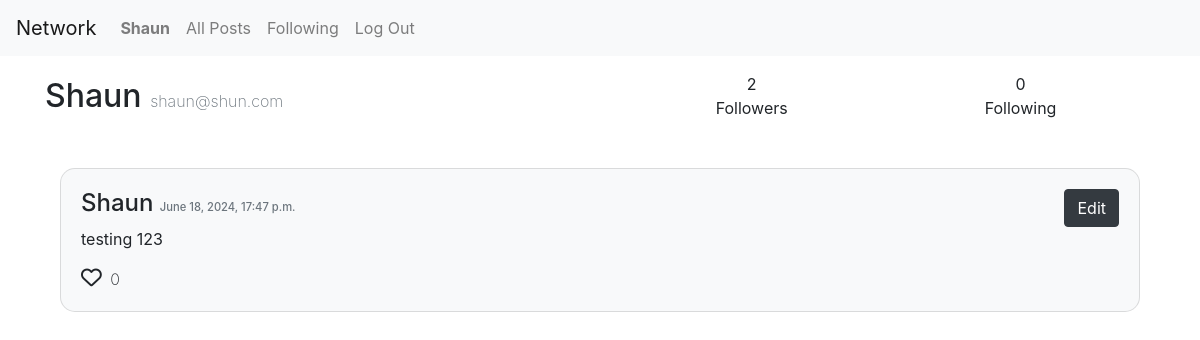
The page /profile/3/ (signed in) on the database as committed earlier.
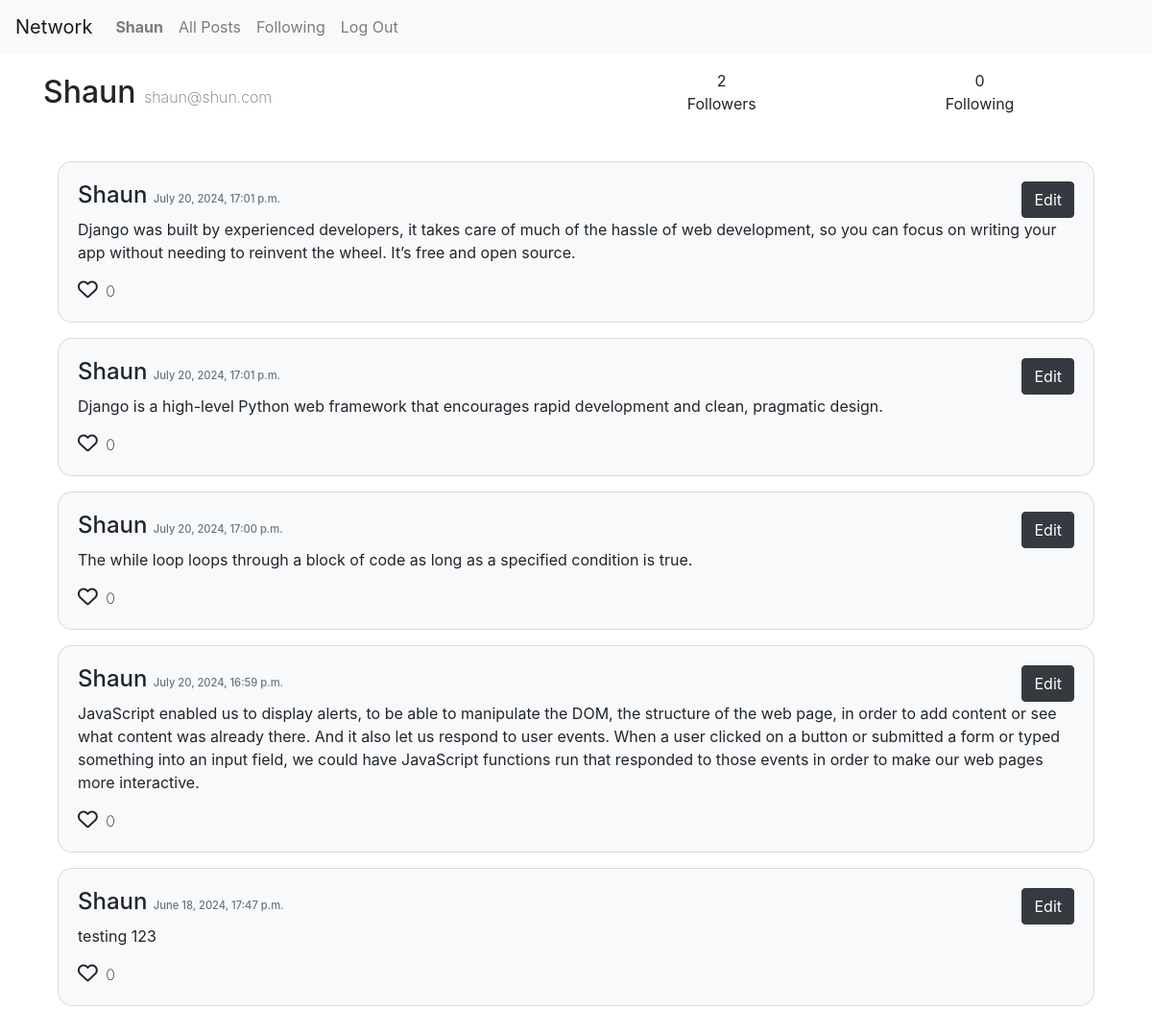
The same page on the database as committed later.
### network/models.py (models this page shows, shortened)
class User(AbstractUser):
    pass

class Post(models.Model):
    content = models.TextField()
    user= models.ForeignKey('User', on_delete=models.CASCADE, related_name="user_post")
    timestamp= models.DateTimeField(auto_now_add=True)

### network/views.py (the view)
# urls.py: path("profile/<int:user_id>/", views.profile, name="profile"),
@login_required
def profile(request, user_id):
    user = get_object_or_404(User, pk=user_id)
    is_profile = request.user == user
    is_following = Follow.objects.filter(user=request.user, followed=user).exists()
    following_count = user.user_following.count()
    followers_count = user.user_followed.count()
    posts = user.user_post.all().order_by('-timestamp')
    page = request.GET.get("page")
    page_posts = paginator(posts,page)
    return render(request, "network/profile.html", {
        "user1":user,
        "is_profile": is_profile,
        "following_count": following_count,
        "follower_count": followers_count,
        "is_following": is_following,
        "page_posts": page_posts,
    })

### network/views.py (called while the page is built)
def paginator(posts, page):
     paginator = Paginator(posts, 10)
     page_posts = paginator.get_page(page)
     return page_posts

### network/templates/network/profile.html (shortened to what this page needs)
{% extends "network/layout.html" %} {% block body %}
<div class="container">
  <div class="mt-3 d-flex flex-row">
    <div id="user-data" class="flex-fill d-flex align-self-center">
      <p>
        {{user1.username | title}}
        <span id="email-text" class="text-muted">{{user1.email}}</span>
      </p>
    </div>
    <div id="follow-count" class="d-flex flex-fill">
      <div class="col align-self-center">
        <p class="text-center">{{ follower_count }}</p>
        <p class="text-center">Followers</p>
      </div>
      <div class="col align-self-center">
        <p class="text-center">{{following_count}}</p>
        <p class="text-center">Following</p>
      </div>
    </div>
  </div>
  <div id="posts" class="container mt-5">
    {% for post in page_posts %}
      {% include "../network/widget/post.widget.html" with post=post user=user %}
    {% endfor %}
    <nav
      aria-label="Page navigation example"
      class="mt-3 d-flex justify-content-center"
    >
    </nav>
  </div>
</div>
{% endblock body %}

### network/templates/network/layout.html (shortened to what this page needs)
{% load static %}
<!DOCTYPE html>
<html lang="en">
  <head>
    <link
      rel="stylesheet"
      href="https://stackpath.bootstrapcdn.com/bootstrap/4.4.1/css/bootstrap.min.css"
    />
    <link href="{% static 'network/styles.css' %}" rel="stylesheet" />
  </head>
  <body>
    <nav class="navbar navbar-expand-lg navbar-light bg-light">
      <a class="navbar-brand" href="{% url "index" %}">Network</a>
      <div>
        <ul class="navbar-nav mr-auto">
          {% if user.is_authenticated %}
          <li class="nav-item">
            <a class="nav-link" href="{% url "profile" user.id %}"
              ><strong>{{ user.username| title }}</strong></a
            >
          </li>
          {% endif %}
          <li id="allPosts" class="nav-item">
            <a  class="nav-link" href="{% url "index"  %}">All Posts</a>
          </li>
          {% if user.is_authenticated %}
          <li id="fllwnPosts" class="nav-item">
            <a class="nav-link" href="{% url "posts_route" 'following' %}">Following</a>
          </li>
          <li class="nav-item">
            <a class="nav-link" href="{% url 'logout' %}">Log Out</a>
          </li>
          {% endif %}
        </ul>
      </div>
    </nav>
    <div class="body">{% block body %} {% endblock %}</div>
  </body>
</html>

### network/templates/network/widget/post.widget.html (shortened to what this page needs)
<div class="bg-light card mt-3">
    <div class="card-body">
      <div class="d-flex justify-content-between">
        <h4>
          <a href="{% url "profile" post.user.id %}">{{post.user.username | title}}</a>
          <span class="text-muted">{{ post.timestamp|date:"F d, Y, H:i a" }}</span>
        </h4>
        {% if post.user == user %}
          <button type="button" data-post-id="{{ post.id }}" id="edit_btn" class="btn btn-dark">Edit</button>
          {% endif %}
      </div>
      <div id="cardContent">
        <p id="postContent" class="card-text">{{post.content}}</p>
        <a href="#" class="red-link like_btn" data-post-id="{{post.id}}"><i class="fa-regular fa-heart"></i></a>
        <span class="ml-1">{{post.post_like.count}}</span>
      </div>
    </div>
  </div>

### network/static/network/styles.css (style rules this page uses)
html, body { height: 100%; margin: 0; padding: 0; }
div.body { height: 100%; background-repeat: no-repeat; background-size: cover; }
.card { border-radius: 15px; }
h4 span.text-muted { font-size: 0.7rem; }
a { text-decoration: none; color: inherit; }
i.fa-heart { font-size: 1.3rem; }
a.red-link + span { font-size: 1rem; font-weight: 200; }
#user-data p { font-size: 2rem; font-weight: 500; margin-bottom: 0; display: inline-block; }
#user-data p > span { font-size: 1rem; font-weight: 200; }
#follow-count p { margin-bottom: 0; }

Rows that differ between the two databases and show on the page:
added Post: user.username "Shaun", timestamp "July 20, 2024, 17:01 p.m.", content "Django was built by experienced developers, it takes care of much of the hassle of web development, so you can focus on writing your app without needing to reinvent the wheel. It’s free and open source.", post_like.count "0"
added Post: user.username "Shaun", timestamp "July 20, 2024, 17:01 p.m.", content "Django is a high-level Python web framework that encourages rapid development and clean, pragmatic design.", post_like.count "0"
added Post: user.username "Shaun", timestamp "July 20, 2024, 17:00 p.m.", content "The while loop loops through a block of code as long as a specified condition is true.", post_like.count "0"
added Post: user.username "Shaun", timestamp "July 20, 2024, 16:59 p.m.", content "JavaScript enabled us to display alerts, to be able to manipulate the DOM, the structure of the web page, in order to add content or see what content was already there. And it also let us respond to user events. When a user clicked on a button or submitted a form or typed something into an input field, we could have JavaScript functions run that responded to those events in order to make our web pages more interactive.", post_like.count "0"
